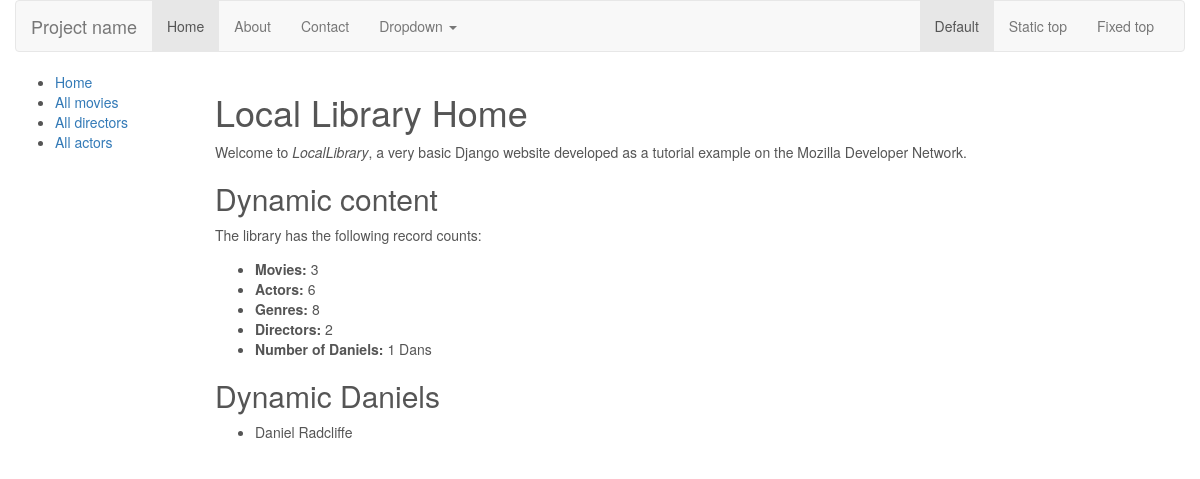
The app's page /catalog/, older data.
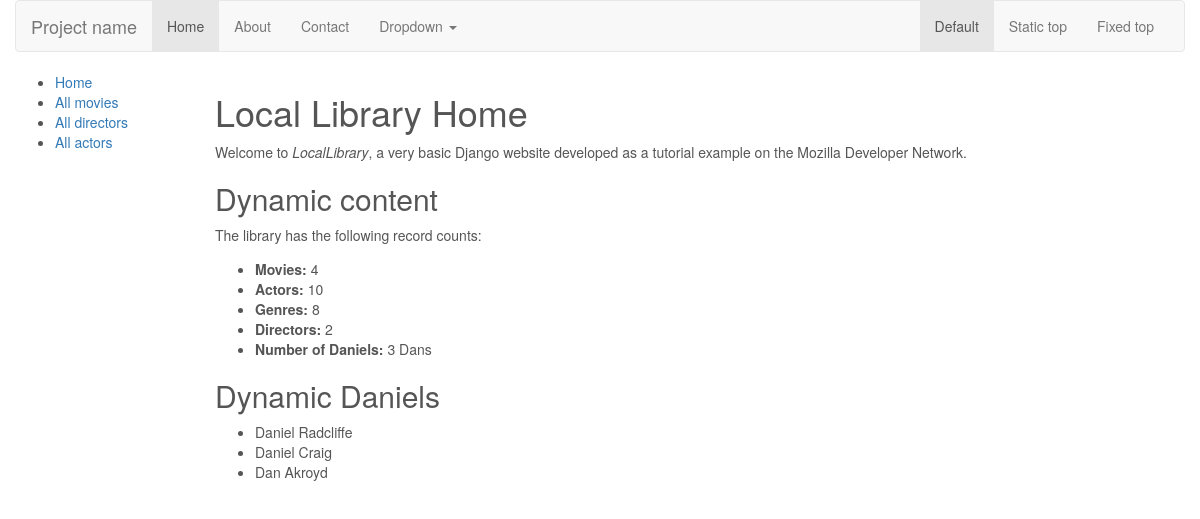
The same page, newer data.
### catalog/models.py (models this page shows, shortened)
class Actor(models.Model):
    name = models.CharField(max_length=200, help_text="Enter a movie Actors Name (e.g. Tom Cruise, Daniel Radcliff).")
    last_name = models.CharField(max_length=100)
    bio = models.TextField(max_length=1000, default='No Bio Information Set', help_text="Enter a brief Character Bio or Resume")
    def __str__(self):
        return '%s %s' % (self.name, self.last_name)

### catalog/views.py (the view)
def index(request):
    my_parameter = 'dan'
    num_movies=Movie.objects.all().count()
    num_directors=Director.objects.count()  # The 'all()' is implied by default.
    num_actors=Actor.objects.count()  # The 'all()' is implied by default.
    num_genres=Genre.objects.count()  # The 'all()' is implied by default.
    num_daniel=Actor.objects.filter(name__icontains=my_parameter) # The 'all()' is implied by default.
    return render(
        request,
        'index.html',
        context={'num_movies':num_movies,'num_directors':num_directors, 'num_actors':num_actors, 'num_genres':num_genres, 'num_daniel':num_daniel   },
    )

### catalog/templates/index.html (shortened to what this page needs)
{% extends "base_generic.html" %}
{% block content %}
<h1>Local Library Home</h1>
  <p>Welcome to <em>LocalLibrary</em>, a very basic Django website developed as a tutorial example on the Mozilla Developer Network.</p>
<h2>Dynamic content</h2>
  <p>The library has the following record counts:</p>
  <ul>
    <li><strong>Movies:</strong> {{ num_movies }}</li>
    <li><strong>Actors:</strong> {{ num_actors }}</li>
    <li><strong>Genres:</strong> {{ num_genres }}</li>
    <li><strong>Directors:</strong> {{ num_directors }}</li>
    <li><strong>Number of Daniels:</strong> {{ num_daniel|length }} Dans</li>
  </ul>
  <h2>Dynamic Daniels</h2>
  <ul>
{% for daniel in num_daniel %}
<li>{{ daniel }}</li>
{% endfor %}
</ul>
{% endblock %}

Row changes from the older to the newer data that the page shows:
added Actor: name+last_name "Daniel Craig"
added Actor: name+last_name "Dan Akroyd"
Text that changed along with them:
{{ num_movies }}: "3" → "4"
{{ num_actors }}: "6" → "10"
{{ num_daniel|length }}: "1" → "3"
